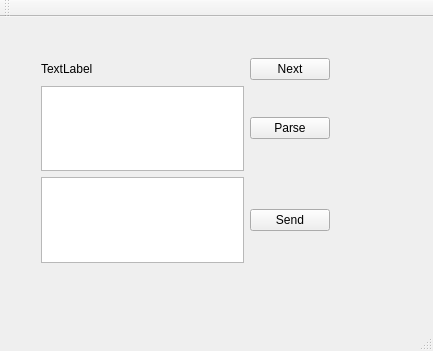
<?xml version="1.0" encoding="UTF-8"?>
<ui version="4.0">
 <class>MainWindow</class>
 <widget class="QMainWindow" name="MainWindow">
  <property name="geometry">
   <rect>
    <x>0</x>
    <y>0</y>
    <width>433</width>
    <height>351</height>
   </rect>
  </property>
  <property name="windowTitle">
   <string>MainWindow</string>
  </property>
  <widget class="QWidget" name="centralWidget">
   <widget class="QWidget" name="gridLayoutWidget">
    <property name="geometry">
     <rect>
      <x>30</x>
      <y>30</y>
      <width>311</width>
      <height>227</height>
     </rect>
    </property>
    <layout class="QGridLayout" name="gridLayout">
     <item row="2" column="0">
      <widget class="QGraphicsView" name="graphicsView"/>
     </item>
     <item row="0" column="0">
      <widget class="QLabel" name="ParseLabel">
       <property name="text">
        <string>TextLabel</string>
       </property>
      </widget>
     </item>
     <item row="1" column="0">
      <widget class="QTextBrowser" name="receiveBrowser"/>
     </item>
     <item row="1" column="1">
      <widget class="QPushButton" name="parseButton">
       <property name="text">
        <string>Parse</string>
       </property>
      </widget>
     </item>
     <item row="0" column="1">
      <widget class="QPushButton" name="nextButton">
       <property name="text">
        <string>Next</string>
       </property>
      </widget>
     </item>
     <item row="2" column="1">
      <widget class="QPushButton" name="sendButton">
       <property name="text">
        <string>Send</string>
       </property>
      </widget>
     </item>
    </layout>
   </widget>
  </widget>
  <widget class="QMenuBar" name="menuBar">
   <property name="geometry">
    <rect>
     <x>0</x>
     <y>0</y>
     <width>433</width>
     <height>20</height>
    </rect>
   </property>
  </widget>
  <widget class="QToolBar" name="mainToolBar">
   <attribute name="toolBarArea">
    <enum>TopToolBarArea</enum>
   </attribute>
   <attribute name="toolBarBreak">
    <bool>false</bool>
   </attribute>
  </widget>
  <widget class="QStatusBar" name="statusBar"/>
 </widget>
 <layoutdefault spacing="6" margin="11"/>
 <resources/>
 <connections/>
</ui>
